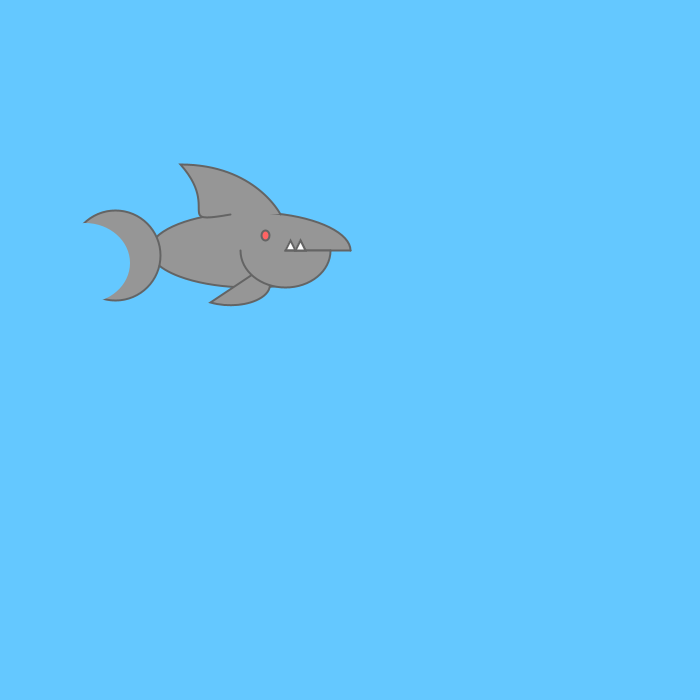
Frame 1 (no input)
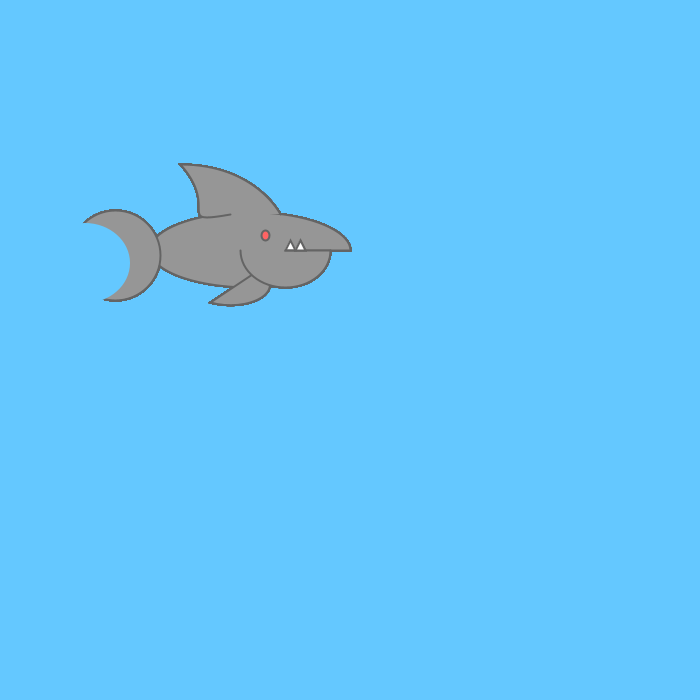
Frame 60 (the mouse pressed at the canvas centre just before this capture)
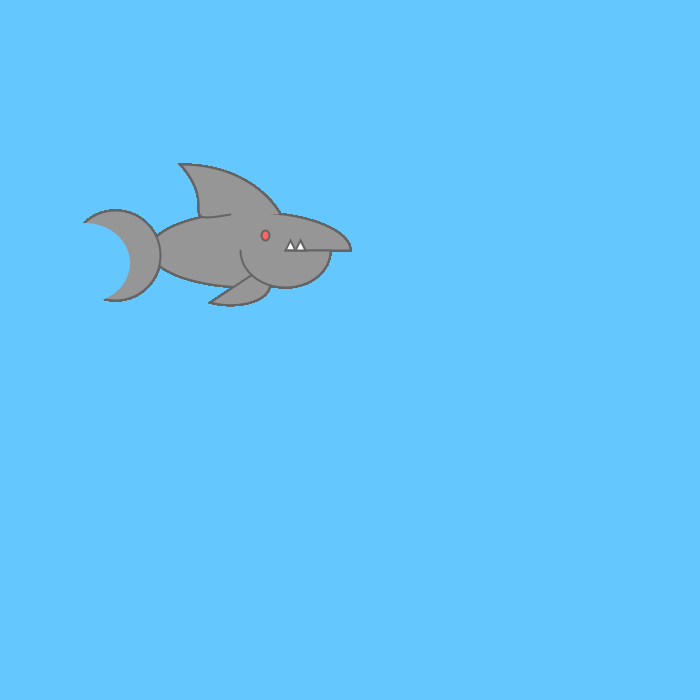
Frame 120 (the mouse held since frame 60 and released just before this capture)

The Processing sketch that drew these frames (run headless with seeded random() and noise(); from frame 60 on, the mouse is pressed at the canvas centre):

// Processing sketch: shark
// ── shark.pde
  color water = color(100,200,255);
void setup(){
  size(700,700);
    background(water);
}
void draw(){
  stroke(100);
strokeWeight(2);
beginShape();
color eyecolor = color(255,100,100);
color skin = color(150);
int scale=1;
int bigx=250*scale;
int bigy=250*scale;
int chinx = 90*scale;
int chiny = 75*scale;
int mouthx=bigx+35*scale;
int mouthy=bigy;
int finy = bigy-36*scale;
int finx = bigx-20*scale;
int tailx = bigx-135*scale;
int taily = bigy+5*scale;
int fin1x = bigy-20*scale;
int fin1y = bigx+35*scale;
//body and tail
smooth();
fill(skin);
arc(bigx, bigy, 200*scale,chiny, THIRD_PI, TWO_PI);

ellipse(tailx, taily, 90*scale,90*scale);
noStroke();
fill(water);
ellipse(tailx-30*scale,taily+8,90*scale,80*scale);
fill(skin);
stroke(100);
//dorsal fin
beginShape();
vertex(finx,finy);
bezierVertex(finx*3/4,finy+10*scale, finx-10*scale, finy-5*scale,  finx-50*scale,finy-50*scale);
 bezierVertex(finx+25*scale,finy-50*scale, finx+50*scale,finy, finx+50*scale,finy);
endShape();
//fin
beginShape();
arc(fin1x,fin1y, 80*scale, 40*scale, -1*QUARTER_PI, HALF_PI+THIRD_PI/2, CHORD);
endShape();
beginShape();
line(bigx+35*scale,bigy, bigx+100*scale, bigy);
//jaw and teeth
beginShape();
arc(mouthx, mouthy,chinx,chiny, 0, PI);
fill(255);
triangle(mouthx,mouthy, mouthx+10*scale,mouthy, mouthx+5*scale,mouthy-10*scale);
triangle(mouthx+10*scale,mouthy, mouthx+20*scale,mouthy, mouthx+15*scale,mouthy-10*scale);
line(mouthx,mouthy, mouthx+chinx/2, mouthy);
endShape();
//eyes
fill(eyecolor);
ellipse(bigx+15*scale,bigy-15*scale,8*scale,10*scale);
endShape();
}
